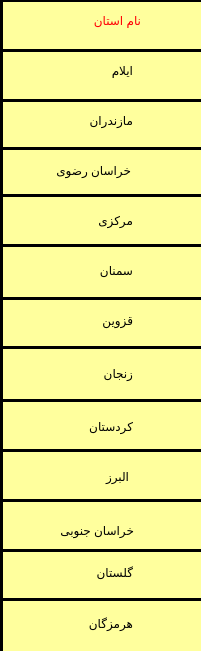
  <widget class="QWidget" name="widget_2" native="true">
   <property name="geometry">
    <rect>
     <x>390</x>
     <y>0</y>
     <width>201</width>
     <height>651</height>
    </rect>
   </property>
   <property name="styleSheet">
    <string notr="true">background-color: rgb(255, 255, 157);</string>
   </property>
   <widget class="QLabel" name="label_53">
    <property name="geometry">
     <rect>
      <x>60</x>
      <y>10</y>
      <width>81</width>
      <height>20</height>
     </rect>
    </property>
    <property name="styleSheet">
     <string notr="true">color: rgb(255, 0, 4);</string>
    </property>
    <property name="text">
     <string>نام استان</string>
    </property>
   </widget>
   <widget class="Line" name="line_2">
    <property name="geometry">
     <rect>
      <x>0</x>
      <y>49</y>
      <width>202</width>
      <height>3</height>
     </rect>
    </property>
    <property name="styleSheet">
     <string notr="true">background-color: rgb(0, 0, 0);</string>
    </property>
    <property name="orientation">
     <enum>Qt::Horizontal</enum>
    </property>
   </widget>
   <widget class="Line" name="line_3">
    <property name="geometry">
     <rect>
      <x>0</x>
      <y>99</y>
      <width>202</width>
      <height>3</height>
     </rect>
    </property>
    <property name="styleSheet">
     <string notr="true">background-color: rgb(0, 0, 0);</string>
    </property>
    <property name="orientation">
     <enum>Qt::Horizontal</enum>
    </property>
   </widget>
   <widget class="Line" name="line_4">
    <property name="geometry">
     <rect>
      <x>0</x>
      <y>147</y>
      <width>202</width>
      <height>3</height>
     </rect>
    </property>
    <property name="styleSheet">
     <string notr="true">background-color: rgb(0, 0, 0);</string>
    </property>
    <property name="orientation">
     <enum>Qt::Horizontal</enum>
    </property>
   </widget>
   <widget class="Line" name="line_5">
    <property name="geometry">
     <rect>
      <x>0</x>
      <y>194</y>
      <width>202</width>
      <height>3</height>
     </rect>
    </property>
    <property name="styleSheet">
     <string notr="true">background-color: rgb(0, 0, 0);</string>
    </property>
    <property name="orientation">
     <enum>Qt::Horizontal</enum>
    </property>
   </widget>
   <widget class="Line" name="line_6">
    <property name="geometry">
     <rect>
      <x>0</x>
      <y>244</y>
      <width>202</width>
      <height>3</height>
     </rect>
    </property>
    <property name="styleSheet">
     <string notr="true">background-color: rgb(0, 0, 0);</string>
    </property>
    <property name="orientation">
     <enum>Qt::Horizontal</enum>
    </property>
   </widget>
   <widget class="Line" name="line_7">
    <property name="geometry">
     <rect>
      <x>0</x>
      <y>297</y>
      <width>202</width>
      <height>3</height>
     </rect>
    </property>
    <property name="styleSheet">
     <string notr="true">background-color: rgb(0, 0, 0);</string>
    </property>
    <property name="orientation">
     <enum>Qt::Horizontal</enum>
    </property>
   </widget>
   <widget class="Line" name="line_8">
    <property name="geometry">
     <rect>
      <x>0</x>
      <y>346</y>
      <width>202</width>
      <height>3</height>
     </rect>
    </property>
    <property name="styleSheet">
     <string notr="true">background-color: rgb(0, 0, 0);</string>
    </property>
    <property name="orientation">
     <enum>Qt::Horizontal</enum>
    </property>
   </widget>
   <widget class="Line" name="line_9">
    <property name="geometry">
     <rect>
      <x>0</x>
      <y>399</y>
      <width>202</width>
      <height>3</height>
     </rect>
    </property>
    <property name="styleSheet">
     <string notr="true">background-color: rgb(0, 0, 0);</string>
    </property>
    <property name="orientation">
     <enum>Qt::Horizontal</enum>
    </property>
   </widget>
   <widget class="Line" name="line_10">
    <property name="geometry">
     <rect>
      <x>0</x>
      <y>449</y>
      <width>202</width>
      <height>3</height>
     </rect>
    </property>
    <property name="styleSheet">
     <string notr="true">background-color: rgb(0, 0, 0);</string>
    </property>
    <property name="orientation">
     <enum>Qt::Horizontal</enum>
    </property>
   </widget>
   <widget class="Line" name="line_11">
    <property name="geometry">
     <rect>
      <x>0</x>
      <y>499</y>
      <width>202</width>
      <height>3</height>
     </rect>
    </property>
    <property name="styleSheet">
     <string notr="true">background-color: rgb(0, 0, 0);</string>
    </property>
    <property name="orientation">
     <enum>Qt::Horizontal</enum>
    </property>
   </widget>
   <widget class="Line" name="line_12">
    <property name="geometry">
     <rect>
      <x>0</x>
      <y>549</y>
      <width>202</width>
      <height>3</height>
     </rect>
    </property>
    <property name="styleSheet">
     <string notr="true">background-color: rgb(0, 0, 0);</string>
    </property>
    <property name="orientation">
     <enum>Qt::Horizontal</enum>
    </property>
   </widget>
   <widget class="Line" name="line_15">
    <property name="geometry">
     <rect>
      <x>0</x>
      <y>598</y>
      <width>202</width>
      <height>3</height>
     </rect>
    </property>
    <property name="styleSheet">
     <string notr="true">background-color: rgb(0, 0, 0);</string>
    </property>
    <property name="orientation">
     <enum>Qt::Horizontal</enum>
    </property>
   </widget>
   <widget class="Line" name="line_29">
    <property name="geometry">
     <rect>
      <x>0</x>
      <y>0</y>
      <width>3</width>
      <height>651</height>
     </rect>
    </property>
    <property name="styleSheet">
     <string notr="true">background-color: rgb(0, 0, 0);</string>
    </property>
    <property name="orientation">
     <enum>Qt::Vertical</enum>
    </property>
   </widget>
   <widget class="QLabel" name="label_17">
    <property name="geometry">
     <rect>
      <x>70</x>
      <y>60</y>
      <width>63</width>
      <height>20</height>
     </rect>
    </property>
    <property name="styleSheet">
     <string notr="true">color: rgb(0, 0, 0);</string>
    </property>
    <property name="text">
     <string>ایلام</string>
    </property>
   </widget>
   <widget class="QLabel" name="label_18">
    <property name="geometry">
     <rect>
      <x>70</x>
      <y>110</y>
      <width>63</width>
      <height>20</height>
     </rect>
    </property>
    <property name="styleSheet">
     <string notr="true">color: rgb(0, 0, 0);</string>
    </property>
    <property name="text">
     <string>مازندران</string>
    </property>
   </widget>
   <widget class="QLabel" name="label_19">
    <property name="geometry">
     <rect>
      <x>40</x>
      <y>160</y>
      <width>91</width>
      <height>20</height>
     </rect>
    </property>
    <property name="styleSheet">
     <string notr="true">color: rgb(0, 0, 0);</string>
    </property>
    <property name="text">
     <string>خراسان رضوی</string>
    </property>
   </widget>
   <widget class="QLabel" name="label_20">
    <property name="geometry">
     <rect>
      <x>70</x>
      <y>210</y>
      <width>63</width>
      <height>20</height>
     </rect>
    </property>
    <property name="styleSheet">
     <string notr="true">color: rgb(0, 0, 0);</string>
    </property>
    <property name="text">
     <string>مرکزی</string>
    </property>
   </widget>
   <widget class="QLabel" name="label_21">
    <property name="geometry">
     <rect>
      <x>70</x>
      <y>260</y>
      <width>63</width>
      <height>20</height>
     </rect>
    </property>
    <property name="styleSheet">
     <string notr="true">color: rgb(0, 0, 0);</string>
    </property>
    <property name="text">
     <string>سمنان</string>
    </property>
   </widget>
   <widget class="QLabel" name="label_22">
    <property name="geometry">
     <rect>
      <x>70</x>
      <y>310</y>
      <width>63</width>
      <height>20</height>
     </rect>
    </property>
    <property name="styleSheet">
     <string notr="true">color: rgb(0, 0, 0);</string>
    </property>
    <property name="text">
     <string>قزوین</string>
    </property>
   </widget>
   <widget class="QLabel" name="label_23">
    <property name="geometry">
     <rect>
      <x>70</x>
      <y>363</y>
      <width>63</width>
      <height>20</height>
     </rect>
    </property>
    <property name="styleSheet">
     <string notr="true">color: rgb(0, 0, 0);</string>
    </property>
    <property name="text">
     <string>زنجان</string>
    </property>
   </widget>
   <widget class="QLabel" name="label_24">
    <property name="geometry">
     <rect>
      <x>70</x>
      <y>416</y>
      <width>63</width>
      <height>20</height>
     </rect>
    </property>
    <property name="styleSheet">
     <string notr="true">color: rgb(0, 0, 0);</string>
    </property>
    <property name="text">
     <string>کردستان</string>
    </property>
   </widget>
   <widget class="QLabel" name="label_25">
    <property name="geometry">
     <rect>
      <x>66</x>
      <y>466</y>
      <width>63</width>
      <height>20</height>
     </rect>
    </property>
    <property name="styleSheet">
     <string notr="true">color: rgb(0, 0, 0);</string>
    </property>
    <property name="text">
     <string>البرز</string>
    </property>
   </widget>
   <widget class="QLabel" name="label_26">
    <property name="geometry">
     <rect>
      <x>43</x>
      <y>520</y>
      <width>91</width>
      <height>20</height>
     </rect>
    </property>
    <property name="styleSheet">
     <string notr="true">color: rgb(0, 0, 0);</string>
    </property>
    <property name="text">
     <string>خراسان جنوبی</string>
    </property>
   </widget>
   <widget class="QLabel" name="label_27">
    <property name="geometry">
     <rect>
      <x>70</x>
      <y>562</y>
      <width>63</width>
      <height>20</height>
     </rect>
    </property>
    <property name="styleSheet">
     <string notr="true">color: rgb(0, 0, 0);</string>
    </property>
    <property name="text">
     <string>گلستان</string>
    </property>
   </widget>
   <widget class="QLabel" name="label_28">
    <property name="geometry">
     <rect>
      <x>70</x>
      <y>613</y>
      <width>63</width>
      <height>20</height>
     </rect>
    </property>
    <property name="styleSheet">
     <string notr="true">color: rgb(0, 0, 0);</string>
    </property>
    <property name="text">
     <string>هرمزگان</string>
    </property>
   </widget>
   <widget class="Line" name="line_30">
    <property name="geometry">
     <rect>
      <x>0</x>
      <y>-1</y>
      <width>407</width>
      <height>3</height>
     </rect>
    </property>
    <property name="styleSheet">
     <string notr="true">background-color: rgb(0, 0, 0);</string>
    </property>
    <property name="orientation">
     <enum>Qt::Horizontal</enum>
    </property>
   </widget>
  </widget>
